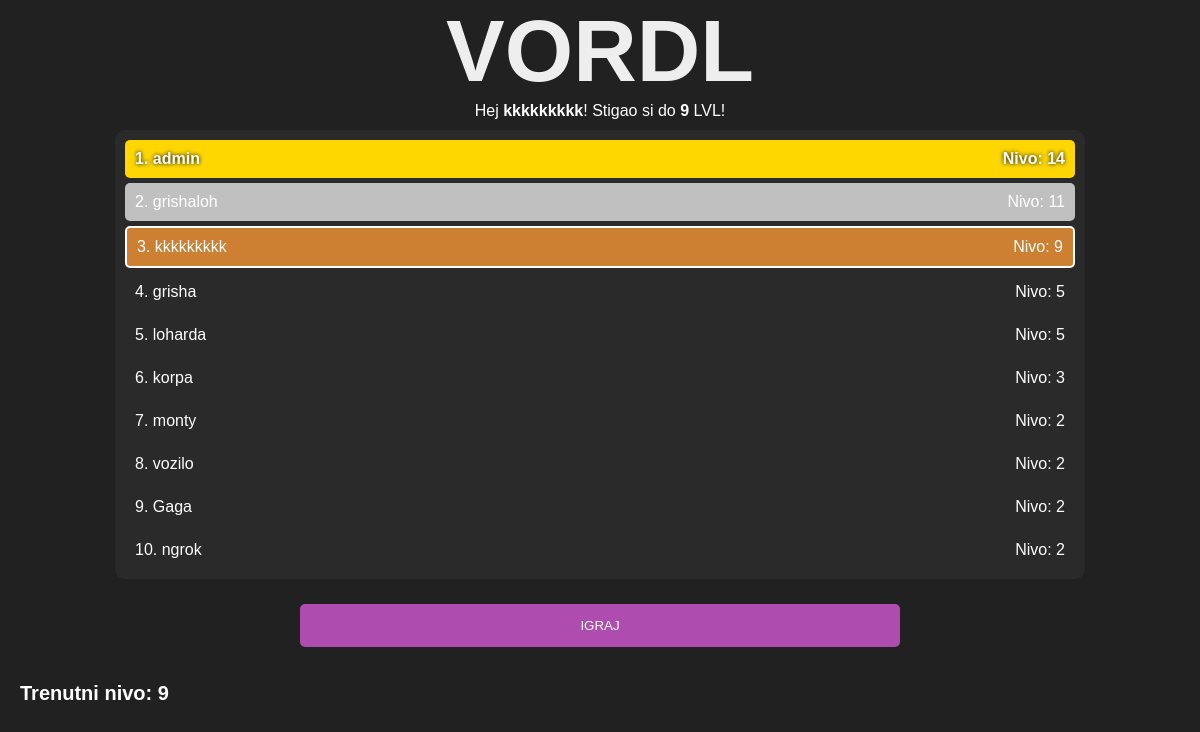
/ (signed in), run on an earlier commit of the app's database.
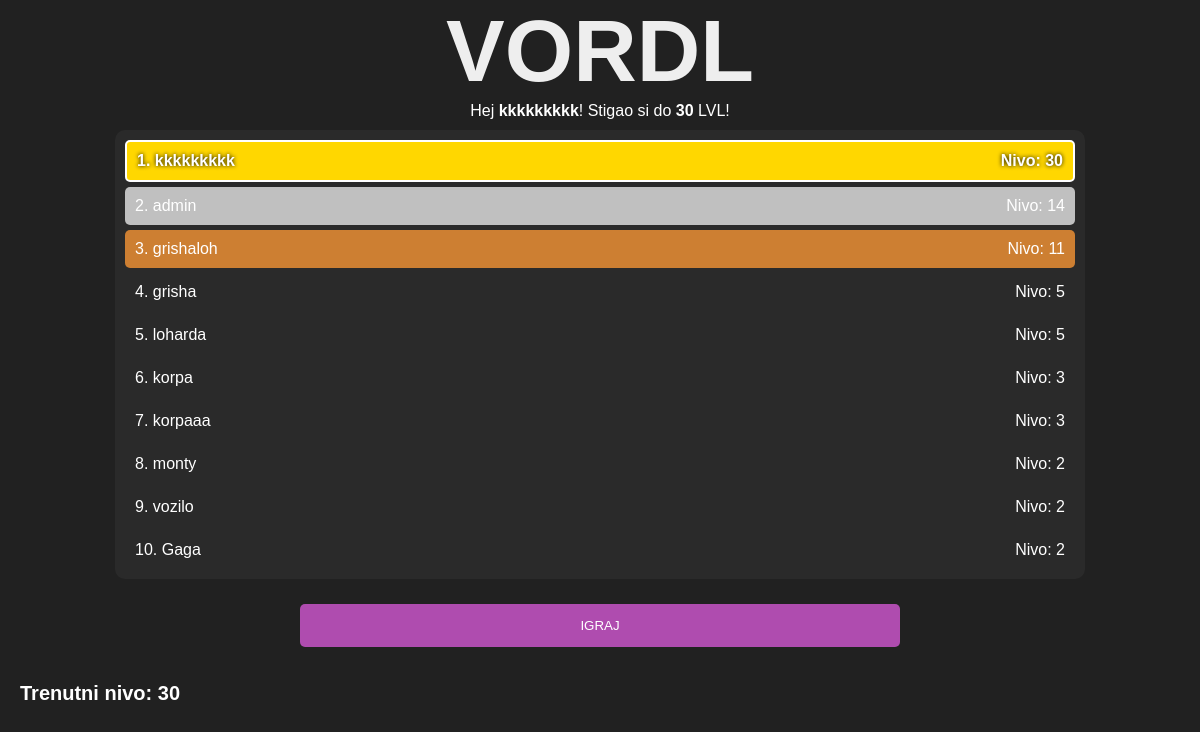
And on a later commit of the database.
### main.py (models this page shows, shortened)
class User(db.Model, UserMixin):
    id = db.Column(db.Integer, primary_key=True)
    username = db.Column(db.String(25), unique=True, nullable=False)
    password = db.Column(db.String(50), nullable=False)
    current_level = db.Column(db.Integer, default=1)

### main.py (the view)
@app.route('/')
@login_required
def index():
    user_table = GameTable.query.filter_by(
        user_id=current_user.id
        ).filter_by(level=current_user.current_level).first()
    if user_table:
        table = user_table.data
    else:
        table = "[]"
    return render_template('index.html',
        level=current_user.current_level,
        username=current_user.username,
        scoreboard=getTopTen(),
        table=table
    )

### main.py (called while the page is built)
def getTopTen():
    users = User.query.order_by(User.current_level.desc()).limit(10).all()
    rank_list = []
    for user in users:
        rank_list.append({
            "username": user.username,
            "level": user.current_level
        })
    return rank_list

@login_manager.user_loader
def load_user(user_id):
    return User.query.get(int(user_id))

### templates/index.html (shortened to what this page needs)
<!DOCTYPE html>
<html lang="en">
<head>
    <link rel="stylesheet" href="static/css/default.css">
    <link rel="stylesheet" href="static/css/index.css">
    <link rel="stylesheet" href="https://cdnjs.cloudflare.com/ajax/libs/fullPage.js/3.1.0/fullpage.css">
</head>
<body>
    <div id="fullpage">
        <div class="section active">
            <div class="header">
                <h1>VORDL</h1>
                <p>Hej <span>{{username}}</span>! Stigao si do <span>{{level}}</span> LVL!</p>
                <div class="scoreboard">
                    {% for item in scoreboard %}
                        {% if item.username == username %}
                            <div class="element" id="element-me">
                                <span>{{loop.index}}. {{item.username}}</span>
                                <span>Nivo: {{item.level}}</span>
                            </div>
                        {% else %}
                            <div class="element">
                                <span>{{loop.index}}. {{item.username}}</span>
                                <span>Nivo: {{item.level}}</span>
                            </div>
                        {% endif %}
                    {% endfor %}
                </div>
                <button id="play">IGRAJ</button>
            </div>
        </div>
        <div class="section" id="game-section">
            <div class="game-section-wrapper">
                <div class="level-display">
                    <p>Trenutni nivo: <span id="lvlcount" style="display: inline-block;">{{level}}</span></p>
                </div>
            </div>
        </div>
    </div>
</body>
</html>

What changed in the data, as far as the page shows it:
no longer on this page (row unchanged): User: username "ngrok", level "2"
changed User "kkkkkkkkk": level "9" → "30"; moves up the list
added User: username "korpaaa", level "3"
Also different on the page:
{{ level }}: "9" → "30"
